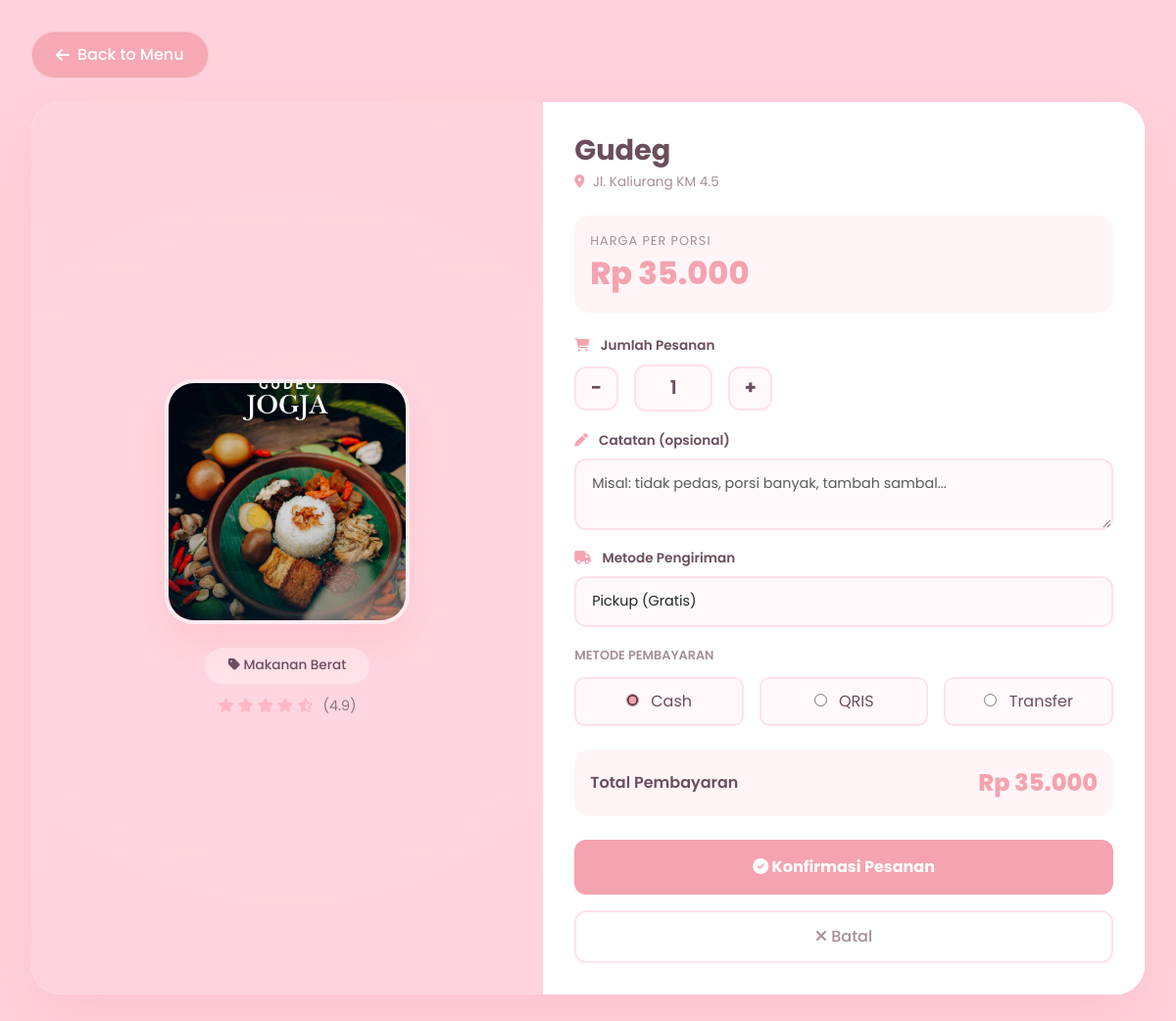
Screenshot of /order.php?id=3 (signed in) with the database file from the repository.
### tables this page shows
CREATE TABLE `foods` (
  `id` int(11) NOT NULL,
  `name` varchar(100) NOT NULL,
  `description` text DEFAULT NULL,
  `price` decimal(10,2) DEFAULT NULL,
  `image` varchar(255) DEFAULT NULL,
  `category` varchar(50) DEFAULT NULL,
  `location` varchar(255) DEFAULT NULL,
  `rating` decimal(2,1) DEFAULT 0.0,
  `created_at` timestamp NOT NULL DEFAULT current_timestamp()
);

### order.php (the view, shortened to what this page needs)
<?php
require_once 'config/koneksi.php';
$food_id = isset($_GET['id']) ? (int)$_GET['id'] : 0;
$quantity = isset($_GET['quantity']) ? (int)$_GET['quantity'] : 1;
$query = "SELECT * FROM foods WHERE id = $food_id";
$result = mysqli_query($konek, $query);
$food = mysqli_fetch_assoc($result);
function getFoodImage($food_name) {
    $clean_name = strtolower(str_replace(' ', '', $food_name));
    if(strpos($clean_name, 'gudeg') !== false) return 'assets/gudeg.jpeg';
    return 'assets/gudeg.jpeg';
}
$delivery_method = isset($_POST['delivery_method']) ? $_POST['delivery_method'] : 'pickup';
$payment_method = isset($_POST['payment_method']) ? $_POST['payment_method'] : 'cash';
$notes = isset($_POST['notes']) ? trim($_POST['notes']) : '';
$delivery_fee = ($delivery_method == 'delivery') ? 10000 : 0;
$total = ($food['price'] * $quantity) + $delivery_fee;
?>
<!DOCTYPE html>
<html lang="id">
<head>
    <link href="https://cdn.jsdelivr.net/npm/bootstrap@5.3.0/dist/css/bootstrap.min.css" rel="stylesheet">
    <link rel="stylesheet" href="https://cdnjs.cloudflare.com/ajax/libs/font-awesome/6.4.0/css/all.min.css">
</head>
<body>
<div class="order-container">
    <a href="menu.php" class="back-btn">
        <i class="fas fa-arrow-left"></i> Back to Menu
    </a>
    <div class="order-card">
        <div class="food-preview">
            <img src="<?php echo getFoodImage($food['name']); ?>" alt="<?php echo htmlspecialchars($food['name']); ?>" class="food-image">
            <div class="food-category">
                <i class="fas fa-tag"></i> <?php echo htmlspecialchars($food['category']); ?>
            </div>
            <div class="food-rating">
                <?php for($i = 1; $i <= 5; $i++): ?>
                    <?php if($i <= $food['rating']): ?>
                        <i class="fas fa-star"></i>
                    <?php elseif($i - 0.5 <= $food['rating']): ?>
                        <i class="fas fa-star-half-alt"></i>
                    <?php else: ?>
                        <i class="far fa-star"></i>
                    <?php endif; ?>
                <?php endfor; ?>
                <span>(<?php echo number_format($food['rating'], 1); ?>)</span>
            </div>
        </div>
        <div class="order-form">
            <h2><?php echo htmlspecialchars($food['name']); ?></h2>
            <div class="food-location">
                <i class="fas fa-map-marker-alt"></i> <?php echo htmlspecialchars($food['location']); ?>
            </div>
            <div class="price-container">
                <div class="price-label">Harga per porsi</div>
                <div class="food-price">Rp <?php echo number_format($food['price'], 0, ',', '.'); ?></div>
            </div>
            <form method="POST" action="">
                <div class="form-group">
                    <label><i class="fas fa-shopping-cart"></i> Jumlah Pesanan</label>
                    <div class="quantity-wrapper">
                        <a href="?id=<?php echo $food_id; ?>&quantity=<?php echo max(1, $quantity-1); ?>" class="quantity-btn">-</a>
                        <span class="quantity-value"><?php echo $quantity; ?></span>
                        <a href="?id=<?php echo $food_id; ?>&quantity=<?php echo min(99, $quantity+1); ?>" class="quantity-btn">+</a>
                    </div>
                </div>
                <div class="form-group">
                    <label><i class="fas fa-pen"></i> Catatan (opsional)</label>
                    <textarea name="notes" class="form-control" rows="2" placeholder="Misal: tidak pedas, porsi banyak, tambah sambal..."><?php echo htmlspecialchars($notes); ?></textarea>
                </div>
                <div class="form-group">
                    <label><i class="fas fa-truck"></i> Metode Pengiriman</label>
                    <select name="delivery_method" class="form-select" onchange="this.form.submit()">
                        <option value="pickup" <?php echo $delivery_method == 'pickup' ? 'selected' : ''; ?>>Pickup (Gratis)</option>
                    </select>
                </div>
                <div class="payment-methods">
                    <div class="payment-title">Metode Pembayaran</div>
                    <div class="payment-options">
                        <label class="payment-option">
                            <input type="radio" name="payment_method" value="cash" <?php echo $payment_method == 'cash' ? 'checked' : ''; ?>> Cash
                        </label>
                        <label class="payment-option">
                            <input type="radio" name="payment_method" value="qris" <?php echo $payment_method == 'qris' ? 'checked' : ''; ?>> QRIS
                        </label>
                        <label class="payment-option">
                            <input type="radio" name="payment_method" value="transfer" <?php echo $payment_method == 'transfer' ? 'checked' : ''; ?>> Transfer
                        </label>
                    </div>
                </div>
                <div class="total-section">
                    <span class="total-label">Total Pembayaran</span>
                    <span class="total-amount">
                        Rp <?php echo number_format($total, 0, ',', '.'); ?>
                    </span>
                </div>
                <button type="submit" name="confirm_order" class="btn-order">
                    <i class="fas fa-check-circle"></i> Konfirmasi Pesanan
                </button>
                <a href="menu.php" class="btn-cancel">
                    <i class="fas fa-times"></i> Batal
                </a>
            </form>
        </div>
    </div>
</div>
</body>
</html>

### order.php (style rules this page uses)
* { margin: 0; padding: 0; box-sizing: border-box; }
body { font-family: 'Poppins', sans-serif; background: #FFD1DC; min-height: 100vh; padding: 2rem; }
.order-container { max-width: 1200px; margin: 0 auto; }
.back-btn { display: inline-flex; align-items: center; gap: 0.5rem; background: rgba(245,163,176,0.9); backdrop-filter: blur(10px); padding: 0.7rem 1.5rem; border-radius: 50px; color: white; text-decoration: none; font-weight: 500; margin-bottom: 1.5rem; transition: all 0.3s; border: 1px solid rgba(255,255,255,0.3); }
.order-card { background: white; border-radius: 30px; overflow: hidden; box-shadow: 0 30px 60px rgba(245,163,176,0.25); display: flex; flex-wrap: wrap; }
.food-preview { flex: 1; min-width: 300px; background: #FFD1DC; padding: 2rem; display: flex; flex-direction: column; align-items: center; justify-content: center; position: relative; overflow: hidden; }
.food-preview::before { content: ''; position: absolute; width: 200%; height: 200%; background: radial-gradient(circle, rgba(255,255,255,0.15) 0%, transparent 70%); animation: rotate 20s linear infinite; }
.food-image { width: 250px; height: 250px; border-radius: 30px; object-fit: cover; box-shadow: 0 20px 40px rgba(245,163,176,0.3); position: relative; z-index: 2; border: 4px solid rgba(255,255,255,0.5); }
.food-category { position: relative; z-index: 2; margin-top: 1.5rem; background: rgba(255,255,255,0.3); backdrop-filter: blur(10px); padding: 0.5rem 1.5rem; border-radius: 50px; color: #6B4E5E; font-size: 0.85rem; font-weight: 500; }
.food-rating { position: relative; z-index: 2; margin-top: 0.8rem; color: #FFB7C5; font-size: 0.9rem; }
.food-rating span { color: #8A7A82; margin-left: 0.3rem; }
.order-form { flex: 1.2; min-width: 350px; padding: 2rem; background: white; }
.order-form h2 { font-size: 1.8rem; font-weight: 700; color: #6B4E5E; margin-bottom: 0.3rem; }
.food-location { color: #A58E98; font-size: 0.85rem; margin-bottom: 1.5rem; }
.food-location i { color: #F5A3B0; margin-right: 0.3rem; }
.price-container { background: #FFF5F7; padding: 1rem; border-radius: 15px; margin-bottom: 1.5rem; }
.price-label { font-size: 0.8rem; color: #A58E98; text-transform: uppercase; letter-spacing: 1px; }
.food-price { font-size: 2rem; font-weight: 800; color: #F5A3B0; }
.form-group { margin-bottom: 1.2rem; }
.form-group label { display: block; font-weight: 600; color: #6B4E5E; margin-bottom: 0.5rem; font-size: 0.85rem; }
.form-group label i { color: #F5A3B0; margin-right: 0.5rem; }
.form-control, .form-select { border-radius: 12px; border: 2px solid #FFE2E8; padding: 0.8rem 1rem; font-size: 0.9rem; transition: all 0.3s; width: 100%; background: #FFF9FB; }
.quantity-wrapper { display: flex; align-items: center; gap: 1rem; }
.quantity-btn { width: 45px; height: 45px; border-radius: 12px; background: #FFF9FB; border: 2px solid #FFE2E8; font-size: 1.2rem; font-weight: bold; display: inline-flex; align-items: center; justify-content: center; text-decoration: none; color: #6B4E5E; transition: all 0.3s; }
.quantity-value { font-size: 1.2rem; font-weight: 600; padding: 0.5rem 1rem; background: #FFF9FB; border-radius: 12px; border: 2px solid #FFE2E8; min-width: 80px; text-align: center; color: #6B4E5E; }
.total-section { background: #FFF5F7; padding: 1rem; border-radius: 15px; margin: 1.5rem 0; display: flex; justify-content: space-between; align-items: center; }
.total-label { font-weight: 600; color: #6B4E5E; }
.total-amount { font-size: 1.5rem; font-weight: 800; color: #F5A3B0; }
.btn-order { width: 100%; background: #F5A3B0; border: none; padding: 1rem; border-radius: 12px; color: white; font-weight: 700; font-size: 1rem; transition: all 0.3s; margin-bottom: 1rem; cursor: pointer; }
.btn-cancel { width: 100%; background: transparent; border: 2px solid #FFE2E8; padding: 0.8rem; border-radius: 12px; color: #A58E98; font-weight: 500; transition: all 0.3s; cursor: pointer; text-align: center; display: inline-block; text-decoration: none; }
.payment-methods { margin: 1rem 0; }
.payment-title { font-size: 0.8rem; font-weight: 600; color: #A58E98; margin-bottom: 0.8rem; text-transform: uppercase; }
.payment-options { display: flex; gap: 1rem; flex-wrap: wrap; }
.payment-option { flex: 1; padding: 0.7rem; border-radius: 10px; background: #FFF9FB; border: 2px solid #FFE2E8; transition: all 0.3s; cursor: pointer; text-align: center; color: #6B4E5E; }
.payment-option input { margin-right: 0.5rem; accent-color: #F5A3B0; }

### rows the page displays
foods: category "Makanan Berat", rating "4.9", name "Gudeg", location "Jl. Kaliurang KM 4.5", price "35.000"

### other values shown
$quantity "1"
